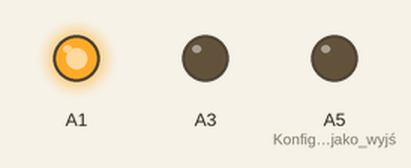
Simulated run of this sketch. Board: Arduino Uno, built with avr-gcc and run on an emulated ATmega328P. Shown: output pins drawn as LEDs (lit = HIGH).

Above: at 0.5 s.
At 3.5 s:
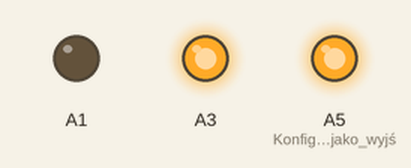
Timing chart, 0 to 4.6 s (numbered marks = the images above):
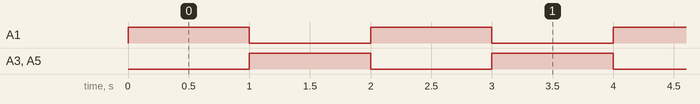

The sketch:

buzzer.ino
```cpp
void setup() {
  pinMode(A5, OUTPUT); //Konfiguracja A5 jako wyjście
  pinMode(A3,OUTPUT);
  pinMode(A1, OUTPUT);
}

void loop() {
  digitalWrite(A5, LOW); //Cykliczna zmiana stanu wyjścia
  digitalWrite(A3, LOW);
  digitalWrite(A1, HIGH);
  delay(1000);
  digitalWrite(A5, HIGH);
  digitalWrite(A3, HIGH);
  digitalWrite(A1, LOW);
  delay(1000);
}
```

Measured:
- by itself, A1, A3, A5 (Konfiguracja_A5_jako_wyjś): alternates HIGH for 1.0 s and LOW for 1.0 s
